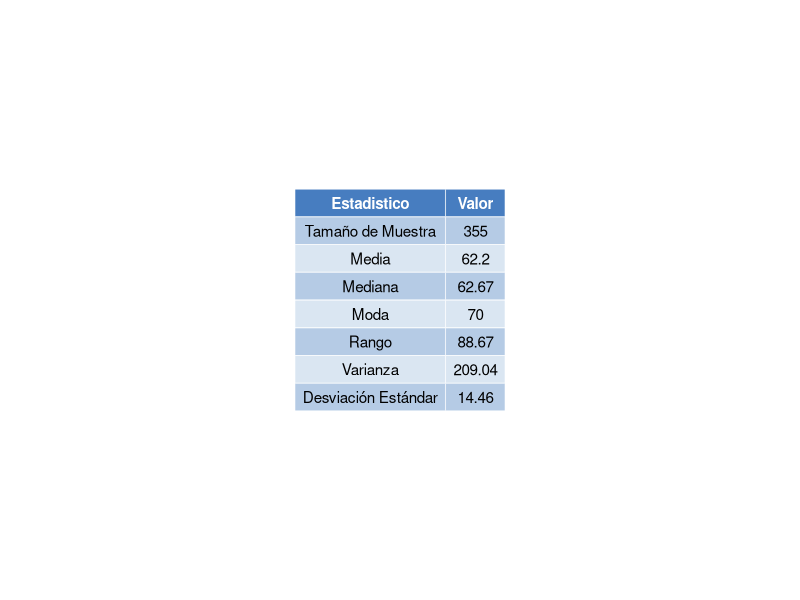
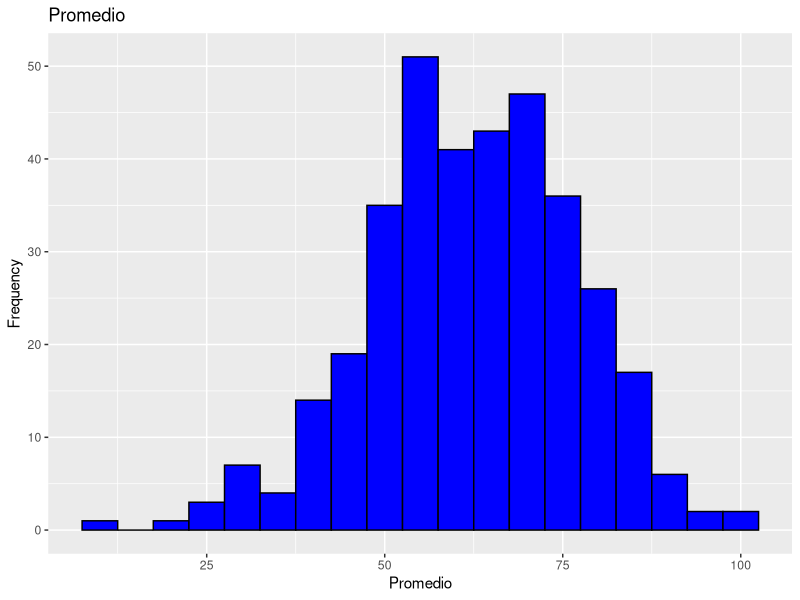
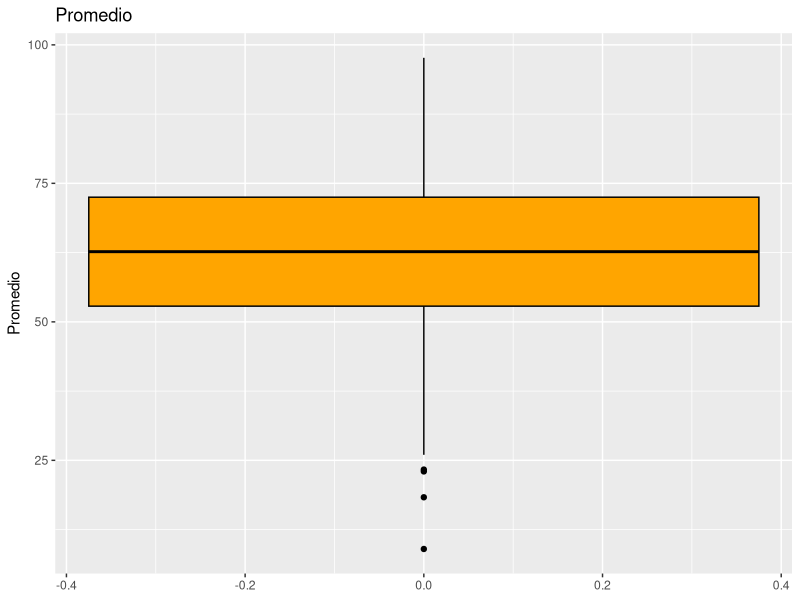
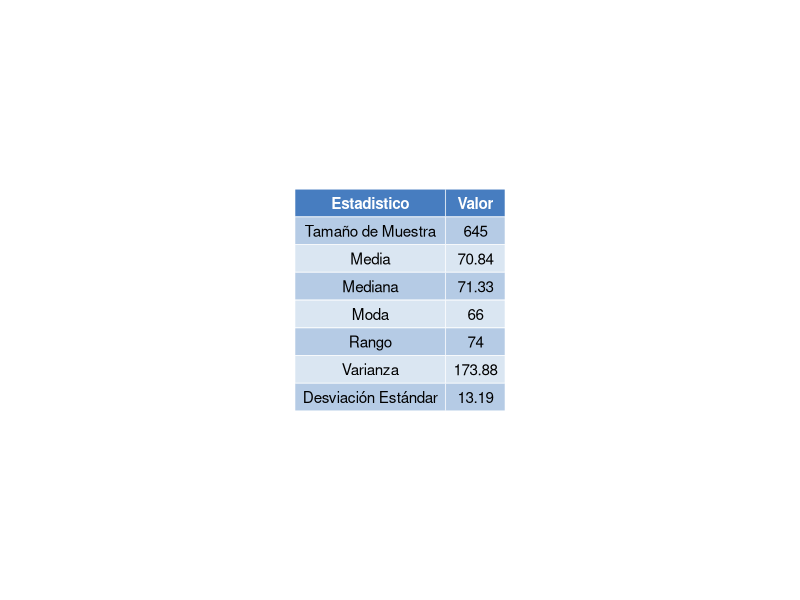
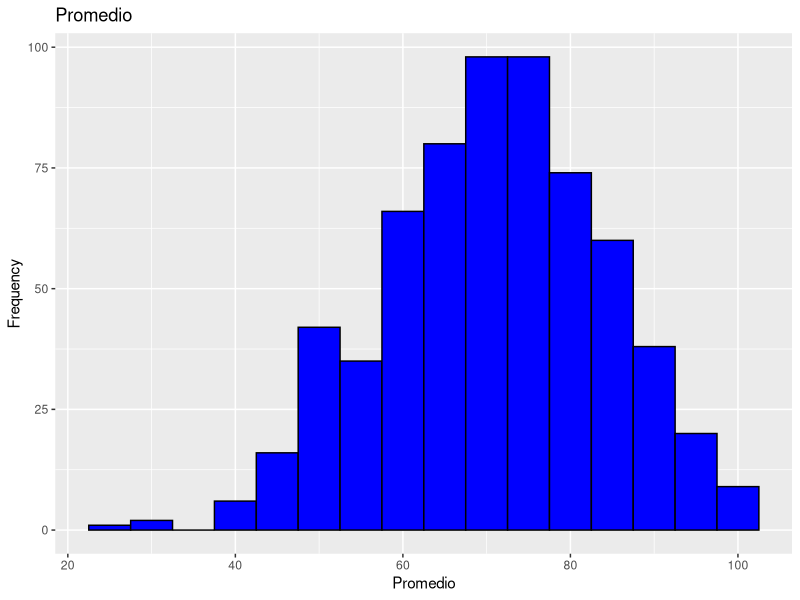
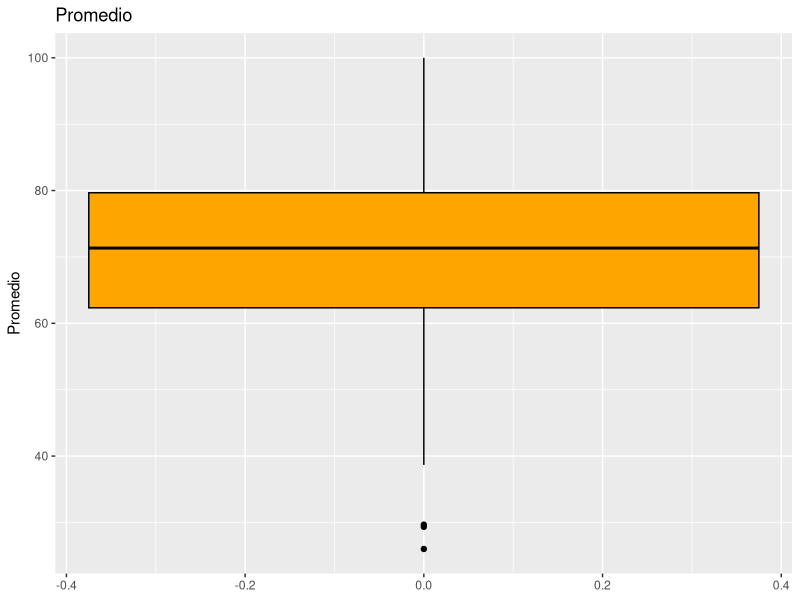

Write the R code that produced these figures, in order.
library(dplyr)
library(ggplot2)
library(ggpubr)


get_mode <- function(v) {
  uniqv <- unique(v)
  uniqv[which.max(tabulate(match(v, uniqv)))]
}

# Load the CSV file
data <- read.csv("StudentsPerformance.csv")
head(data)

muestra_free_lunch <- data %>%
  select(lunch, promedio) %>%
  filter(lunch == "free/reduced")
head(muestra_free_lunch)

size_muestra <- nrow(muestra_free_lunch)
average <- mean(muestra_free_lunch$promedio, na.rm = TRUE)
variance <- var(muestra_free_lunch$promedio, na.rm = TRUE)
range_values <- range(muestra_free_lunch$promedio, na.rm = TRUE)
range_value <- diff(range_values)
mode_value <- get_mode(muestra_free_lunch$promedio)
std_dev <- sd(muestra_free_lunch$promedio, na.rm = TRUE)
median_value <- median(muestra_free_lunch$promedio, na.rm = TRUE)

# Display the calculated statistics

formatted_size_muestra <- format(size_muestra, nsmall = 0)
formatted_average <- round(average, digits = 2)
formatted_variance <- round(variance, digits = 2)
formatted_range_value <- round(range_value, digits = 2)
formatted_mode_value <- round(mode_value, digits = 2)
formatted_std_dev <- round(std_dev, digits = 2)
formatted_median_value <- round(median_value, digits = 2)


summary_table <- data.frame(
  Statistic = c("Tamaño de Muestra", "Media", "Mediana","Moda","Rango",  "Varianza",  "Desviación Estándar"),
  Value = c(
    formatted_size_muestra, formatted_average, formatted_median_value,formatted_mode_value,
    formatted_range_value, formatted_variance,  formatted_std_dev
  )
)

names(summary_table) <- c("Estadistico", "Valor")


# Create and save the table as an image
table_plot <- ggtexttable(summary_table, rows = NULL, theme = ttheme("mBlue"))
ggsave("objective2/images/muestra_free_lunch_stats.png", plot = table_plot, width = 6, height = 4)

# Create and save a histogram
histogram_plot <- ggplot(muestra_free_lunch, aes(x = promedio)) +
  geom_histogram(binwidth = 5, fill = "blue", color = "black") +
  labs(title = "Promedio", x = "Promedio", y = "Frequency")
ggsave("objective2/images/muestra_free_lunch_histogram_plot.png", plot = histogram_plot, width = 6, height = 4)

# Create and save a boxplot
boxplot_plot <- ggplot(muestra_free_lunch, aes(y = promedio)) +
  geom_boxplot(fill = "orange", color = "black") +
  labs(title = "Promedio", y = "Promedio")
ggsave("objective2/images/muestra_free_lunch_boxplot_plot.png", plot = boxplot_plot, width = 4, height = 6)


muestra_standard_lunch <- data %>%
  select(lunch, promedio) %>%
  filter(!lunch == "free/reduced")

head(muestra_standard_lunch)

size_muestra <- nrow(muestra_standard_lunch)
average <- mean(muestra_standard_lunch$promedio, na.rm = TRUE)
variance <- var(muestra_standard_lunch$promedio, na.rm = TRUE)
range_values <- range(muestra_standard_lunch$promedio, na.rm = TRUE)
range_value <- diff(range_values)
mode_value <- get_mode(muestra_standard_lunch$promedio)
std_dev <- sd(muestra_standard_lunch$promedio, na.rm = TRUE)
median_value <- median(muestra_standard_lunch$promedio, na.rm = TRUE)

# Display the calculated statistics

formatted_size_muestra <- format(size_muestra, nsmall = 0)
formatted_average <- round(average, digits = 2)
formatted_variance <- round(variance, digits = 2)
formatted_range_value <- round(range_value, digits = 2)
formatted_mode_value <- round(mode_value, digits = 2)
formatted_std_dev <- round(std_dev, digits = 2)
formatted_median_value <- round(median_value, digits = 2)


summary_table <- data.frame(
  Statistic = c("Tamaño de Muestra", "Media", "Mediana","Moda","Rango",  "Varianza",  "Desviación Estándar"),
  Value = c(
    formatted_size_muestra, formatted_average, formatted_median_value,formatted_mode_value,
    formatted_range_value, formatted_variance,  formatted_std_dev
  )
)

names(summary_table) <- c("Estadistico", "Valor")


# Create and save the table as an image
table_plot <- ggtexttable(summary_table, rows = NULL, theme = ttheme("mBlue"))
ggsave("objective2/images/muestra_standard_lunch_stats.png", plot = table_plot, width = 6, height = 4)

# Create and save a histogram
histogram_plot <- ggplot(muestra_standard_lunch, aes(x = promedio)) +
  geom_histogram(binwidth = 5, fill = "blue", color = "black") +
  labs(title = "Promedio", x = "Promedio", y = "Frequency")
ggsave("objective2/images/muestra_standard_lunch_histogram_plot.png", plot = histogram_plot, width = 6, height = 4)

# Create and save a boxplot
boxplot_plot <- ggplot(muestra_standard_lunch, aes(y = promedio)) +
  geom_boxplot(fill = "orange", color = "black") +
  labs(title = "Promedio", y = "Promedio")
ggsave("objective2/images/muestra_standard_lunch_boxplot_plot.png", plot = boxplot_plot, width = 4, height = 6)
